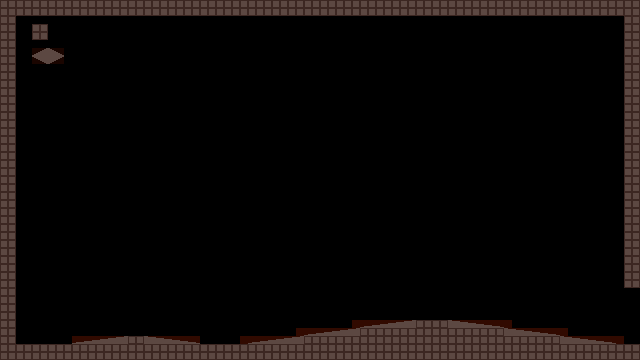

Rendered tile map (Tiled .tmx) drawn with the repository's tilesets; below, a short description and the map source with its tile grids summarised:
An orthogonal 80x45 tile map with 8x8 px tiles, 2 tile layers (collision, main) and 1 object (spawn).

<map version="1.2" tiledversion="1.2.4" orientation="orthogonal" renderorder="right-down" width="80" height="45" tilewidth="8" tileheight="8" infinite="0" nextlayerid="4" nextobjectid="2">
 <tileset firstgid="1" source="tsx/testSlopes.tsx" />
 <layer id="1" name="collision" width="80" height="45">
  <data>[3600 cells, 600 non-empty, 11 distinct tile ids]</data>
 </layer>
 <layer id="3" name="main" width="80" height="45">
  <data>[3600 cells, 588 non-empty, 9 distinct tile ids]</data>
 </layer>
 <objectgroup id="2" name="objects">
  <object id="1" name="spawn" x="40" y="288" width="16" height="16" />
 </objectgroup>
</map>
